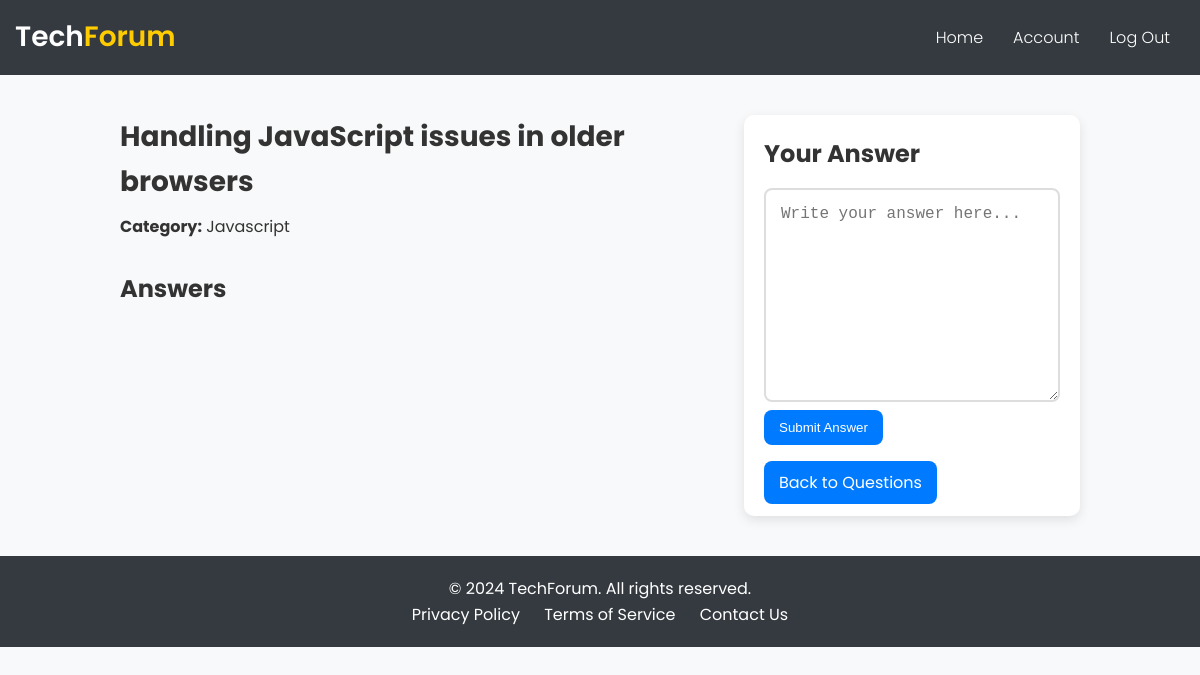
/question/4, run on the app's committed database.
### tables this page shows
CREATE TABLE questions (
        id INTEGER PRIMARY KEY AUTOINCREMENT,
        title TEXT NOT NULL,
        content TEXT NOT NULL
    );

### app.py (the view)
@app.route('/question/<int:question_id>', methods=['GET', 'POST'])
def question(question_id):
    conn = sqlite3.connect('techforum.db')
    cursor = conn.cursor()
    cursor.execute('SELECT * FROM questions WHERE id = ?', (question_id,))
    question = cursor.fetchone()
    if question is None:
        flash('Question not found.')
        return redirect(url_for('home'))
    if request.method == 'POST':
        answer_content = request.form['answer']
        cursor.execute('INSERT INTO answers (question_id, content) VALUES (?, ?)', (question_id, answer_content))
        conn.commit()
    cursor.execute('SELECT * FROM answers WHERE question_id = ? ORDER BY id DESC', (question_id,))
    answers = cursor.fetchall()
    conn.close()
    return render_template('answer.html', question=question, answers=answers)

### templates/answer.html (shortened to what this page needs)
<!DOCTYPE html>
<html lang="en">
<head>
    <link rel="stylesheet" href="/static/answer.css">
    <link rel="stylesheet" type="text/css" href="{{ url_for('static', filename='answer.css') }}">
</head>
<body>
    <header class="navbar">
        <div class="logo">Tech<span>Forum</span></div>
        <nav>
            <ul class="nav-links">
                <li><a href="{{ url_for('home') }}">Home</a></li>
                <li><a href="{{ url_for('account') }}">Account</a></li>
                <li><a href="{{ url_for('logout') }}">Log Out</a></li>
            </ul>
        </nav>
    </header>
    <main class="main-content">
        <div class="question-answers">
            <section class="question-detail">
                <h2>{{ question[2] }}</h2>
                <p><strong>Category:</strong> {{ question[1] }}</p>
            </section>
            <section class="answers-section">
                <h3>Answers</h3>
            </section>
        </div>
        <section class="answer-form">
            <h3>Your Answer</h3>
            <form method="POST" action="{{ url_for('question', question_id=question[0]) }}">
                <textarea id="new-answer" rows="10" name="answer" placeholder="Write your answer here..." required></textarea>
                <button type="submit" class="submit-btn" value="Post Answer">Submit Answer</button>
            </form>
            <br>
            <a href="{{ url_for('home') }}" class="submit-btn">Back to Questions</a>
        </section>
    </main>
    <footer>
        <p>&copy; 2024 TechForum. All rights reserved.</p>
        <ul class="footer-links">
            <li><a href="#">Privacy Policy</a></li>
            <li><a href="#">Terms of Service</a></li>
            <li><a href="#">Contact Us</a></li>
        </ul>
    </footer>
</body>
</html>

### static/answer.css (style rules this page uses)
* { margin: 0; padding: 0; box-sizing: border-box; }
body { font-family: 'Poppins', sans-serif; background-color: #f8f9fa; color: #333; line-height: 1.6; }
a { text-decoration: none; color: #007bff; }
.navbar { background-color: #343a40; color: #fff; display: flex; justify-content: space-between; align-items: center; padding: 15px; }
.logo { font-size: 28px; font-weight: 600; }
.logo span { color: #ffcc00; }
.nav-links { list-style: none; display: flex; }
.nav-links li { margin: 0 15px; }
.nav-links a { color: #fff; font-weight: 300; }
.main-content { display: flex; justify-content: space-between; padding: 40px 20px; max-width: 1000px; margin: 0 auto; }
.question-answers { width: 60%; }
.answer-form { width: 35%; height: 50%; background-color: #fff; padding: 20px; border-radius: 10px; box-shadow: 0 4px 12px rgba(0, 0, 0, 0.1); }
.question-detail h2 { font-size: 28px; margin-bottom: 10px; }
.question-detail p { font-size: 16px; }
.answers-section { margin-top: 30px; }
.answers-section h3 { font-size: 24px; margin-bottom: 20px; }
.answer-form h3 { font-size: 24px; margin-bottom: 15px; }
.answer-form textarea { width: 100%; padding: 15px; border: 2px solid #ddd; border-radius: 8px; font-size: 16px; }
.submit-btn { background-color: #007bff; color: #fff; padding: 10px 15px; border: none; border-radius: 8px; cursor: pointer; }
footer { background-color: #343a40; color: #fff; text-align: center; padding: 20px; }
.footer-links { list-style: none; padding: 0; }
.footer-links li { display: inline; margin: 0 10px; }
.footer-links a { color: #fff; }

### data on the page
questions: content "Handling JavaScript issues in older browsers", title "Javascript"
